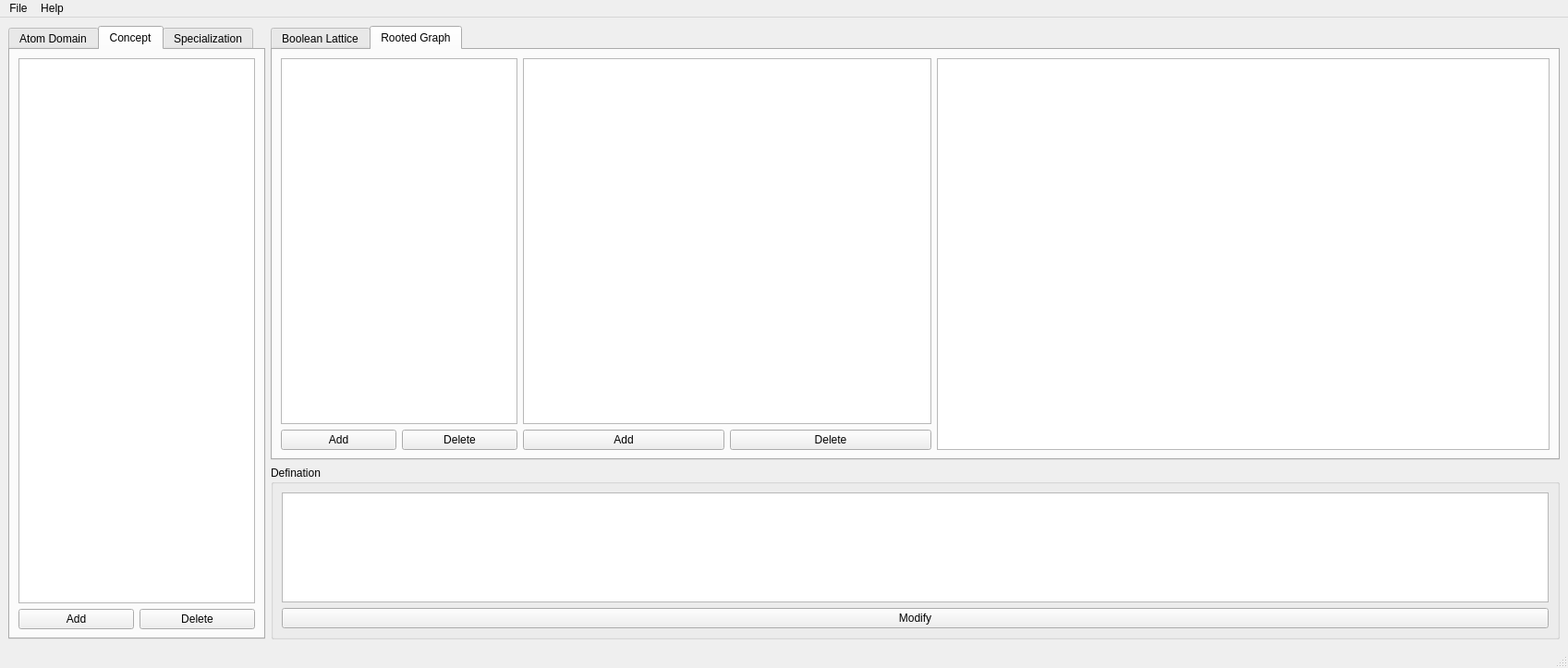
<?xml version="1.0" encoding="UTF-8"?>
<ui version="4.0">
 <class>MainWindow</class>
 <widget class="QMainWindow" name="MainWindow">
  <property name="geometry">
   <rect>
    <x>0</x>
    <y>0</y>
    <width>1697</width>
    <height>723</height>
   </rect>
  </property>
  <property name="windowTitle">
   <string>DISEL Editor</string>
  </property>
  <widget class="QWidget" name="centralwidget">
   <layout class="QFormLayout" name="formLayout">
    <item row="0" column="0">
     <widget class="QTabWidget" name="tabWidget">
      <property name="font">
       <font/>
      </property>
      <property name="currentIndex">
       <number>1</number>
      </property>
      <widget class="QWidget" name="atomDomainTab">
       <attribute name="title">
        <string>Atom Domain</string>
       </attribute>
       <layout class="QVBoxLayout" name="verticalLayout_3">
        <item>
         <widget class="QTableView" name="atomDomainView">
          <property name="editTriggers">
           <set>QAbstractItemView::NoEditTriggers</set>
          </property>
         </widget>
        </item>
        <item>
         <layout class="QHBoxLayout" name="horizontalLayout_2">
          <item>
           <widget class="QPushButton" name="addAtomDomainButton">
            <property name="text">
             <string>Add</string>
            </property>
           </widget>
          </item>
          <item>
           <widget class="QPushButton" name="delAtomDomainButton">
            <property name="text">
             <string>Delete</string>
            </property>
           </widget>
          </item>
         </layout>
        </item>
       </layout>
      </widget>
      <widget class="QWidget" name="conceptTab">
       <attribute name="title">
        <string>Concept</string>
       </attribute>
       <layout class="QVBoxLayout" name="verticalLayout_2">
        <item>
         <widget class="QTableView" name="conceptView"/>
        </item>
        <item>
         <layout class="QHBoxLayout" name="horizontalLayout">
          <item>
           <widget class="QPushButton" name="addConceptButton">
            <property name="text">
             <string>Add</string>
            </property>
           </widget>
          </item>
          <item>
           <widget class="QPushButton" name="delConceptButton">
            <property name="text">
             <string>Delete</string>
            </property>
           </widget>
          </item>
         </layout>
        </item>
       </layout>
      </widget>
      <widget class="QWidget" name="specializationTab">
       <attribute name="title">
        <string>Specialization</string>
       </attribute>
      </widget>
     </widget>
    </item>
    <item row="0" column="1">
     <layout class="QGridLayout" name="gridLayout" rowstretch="5,2">
      <item row="0" column="0">
       <widget class="QTabWidget" name="rightTabWidget">
        <property name="currentIndex">
         <number>1</number>
        </property>
        <widget class="QWidget" name="tab">
         <attribute name="title">
          <string>Boolean Lattice</string>
         </attribute>
         <layout class="QVBoxLayout" name="verticalLayout_5">
          <item>
           <widget class="QGraphicsView" name="booleanLatticeView"/>
          </item>
         </layout>
        </widget>
        <widget class="QWidget" name="tab_2">
         <attribute name="title">
          <string>Rooted Graph</string>
         </attribute>
         <layout class="QGridLayout" name="gridLayout_2" rowstretch="0" columnstretch="0,2,3" rowminimumheight="0" columnminimumwidth="0,0,0">
          <property name="sizeConstraint">
           <enum>QLayout::SetMinimumSize</enum>
          </property>
          <item row="0" column="1">
           <layout class="QVBoxLayout" name="verticalLayout_6">
            <item>
             <widget class="QTableView" name="edgeView">
              <property name="minimumSize">
               <size>
                <width>0</width>
                <height>0</height>
               </size>
              </property>
             </widget>
            </item>
            <item>
             <layout class="QHBoxLayout" name="horizontalLayout_3">
              <item>
               <widget class="QPushButton" name="addEdgeButton">
                <property name="text">
                 <string>Add</string>
                </property>
               </widget>
              </item>
              <item>
               <widget class="QPushButton" name="delEdgeButton">
                <property name="text">
                 <string>Delete</string>
                </property>
               </widget>
              </item>
             </layout>
            </item>
           </layout>
          </item>
          <item row="0" column="2">
           <widget class="QGraphicsView" name="rootedGraphView"/>
          </item>
          <item row="0" column="0">
           <layout class="QVBoxLayout" name="verticalLayout_11" stretch="0,0">
            <property name="spacing">
             <number>6</number>
            </property>
            <property name="leftMargin">
             <number>0</number>
            </property>
            <item>
             <widget class="QTableView" name="relationView"/>
            </item>
            <item>
             <layout class="QHBoxLayout" name="horizontalLayout_4">
              <item>
               <widget class="QPushButton" name="addRelationButton">
                <property name="text">
                 <string>Add</string>
                </property>
               </widget>
              </item>
              <item>
               <widget class="QPushButton" name="delRelationButton">
                <property name="text">
                 <string>Delete</string>
                </property>
               </widget>
              </item>
             </layout>
            </item>
           </layout>
          </item>
         </layout>
        </widget>
       </widget>
      </item>
      <item row="1" column="0">
       <widget class="QGroupBox" name="groupBox">
        <property name="title">
         <string>Defination</string>
        </property>
        <layout class="QVBoxLayout" name="verticalLayout">
         <item>
          <widget class="QTextEdit" name="definationTextEdit"/>
         </item>
         <item>
          <widget class="QPushButton" name="modDefinationButton">
           <property name="text">
            <string>Modify</string>
           </property>
          </widget>
         </item>
        </layout>
       </widget>
      </item>
     </layout>
    </item>
   </layout>
  </widget>
  <widget class="QMenuBar" name="menubar">
   <property name="geometry">
    <rect>
     <x>0</x>
     <y>0</y>
     <width>1697</width>
     <height>22</height>
    </rect>
   </property>
   <widget class="QMenu" name="menuFile">
    <property name="title">
     <string>File</string>
    </property>
    <addaction name="actionNew"/>
    <addaction name="actionLoad"/>
    <addaction name="actionSave"/>
    <addaction name="actionSave_as"/>
    <addaction name="actionExit"/>
   </widget>
   <widget class="QMenu" name="menuHelp">
    <property name="title">
     <string>Help</string>
    </property>
   </widget>
   <addaction name="menuFile"/>
   <addaction name="menuHelp"/>
  </widget>
  <widget class="QStatusBar" name="statusbar"/>
  <action name="actionNew">
   <property name="text">
    <string>New</string>
   </property>
  </action>
  <action name="actionLoad">
   <property name="text">
    <string>Load</string>
   </property>
  </action>
  <action name="actionSave">
   <property name="text">
    <string>Save</string>
   </property>
  </action>
  <action name="actionExit">
   <property name="text">
    <string>Exit</string>
   </property>
  </action>
  <action name="actionSave_as">
   <property name="text">
    <string>Save as</string>
   </property>
  </action>
 </widget>
 <resources/>
 <connections/>
</ui>
